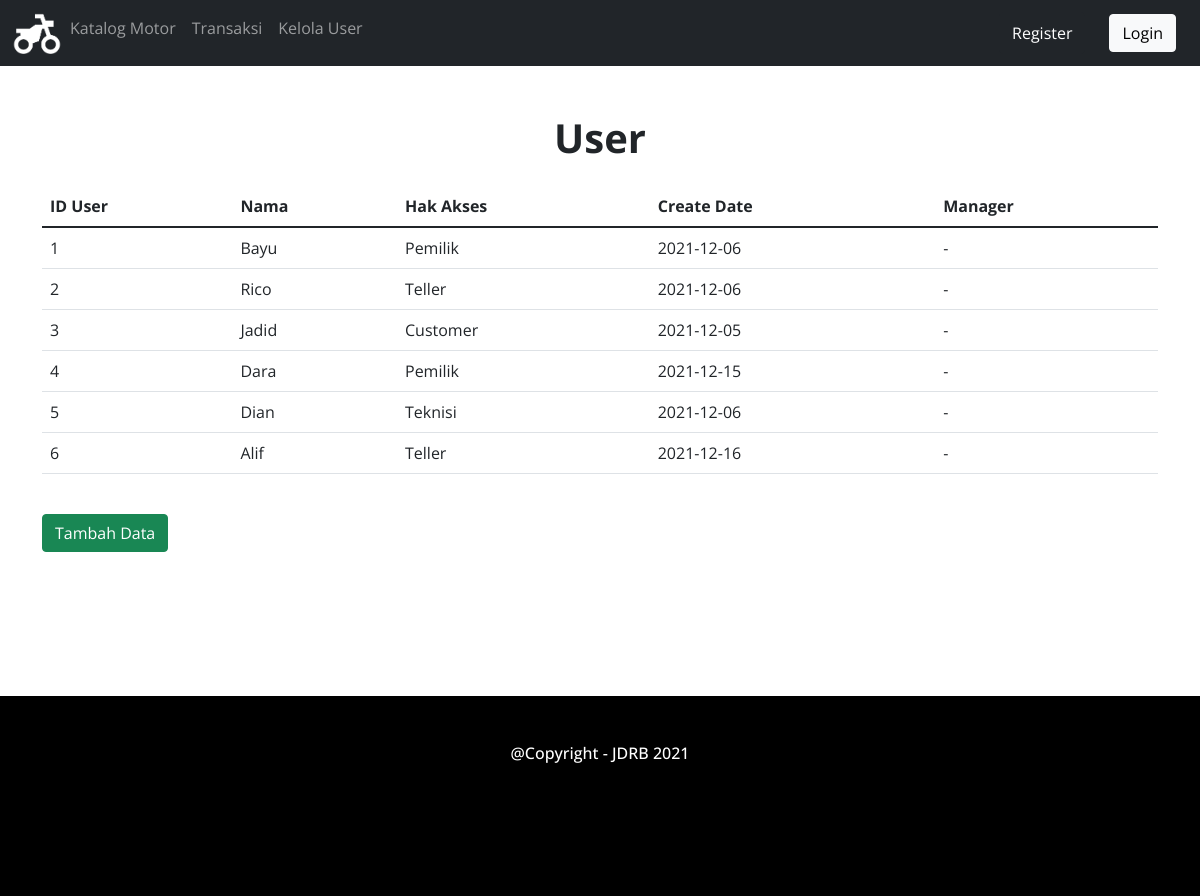
The app's page /home/teller/02_user.php with its own data.
### tables this page shows
CREATE TABLE `user` (
  `IDUser` int(100) NOT NULL,
  `Nama` varchar(20) NOT NULL,
  `Password` varchar(100) NOT NULL,
  `Hak_Akses` varchar(100) NOT NULL,
  `Create_Date` date NOT NULL,
  `Manager` varchar(10) NOT NULL
);

### home/teller/02_user.php (the view, shortened to what this page needs)
<!DOCTYPE html>
<html lang="en">
<head>
<link rel="stylesheet" href="../../bootstrap/css/bootstrap.min.css">
<link rel="stylesheet" href="../../style.css">
</head>
<body>
<nav class="navbar navbar-expand-sm bg-dark navbar-dark">
    <div class="container-fluid">
    <ul class="navbar-nav">
        <li class="nav-item">
            <a href="02_index.php"><img src="../../img/logo.png" class="logo-navbar"><a>
        </li>
        <li class="nav-item">
            <a class="nav-link" href="02_identitas_motor.php">Katalog Motor</a>
        </li>
        <li class="nav-item">
            <a class="nav-link" href="../../transaksi/transaksi.php">Transaksi</a>
        </li>
        <li class="nav-item">
            <a class="nav-link" href="02_user.php">Kelola User</a>
        </li>
    </ul>
    </div>
    <?php if (isset($_SESSION["Nama"])) : ?>
        <p class="h6 text-white mr-5">Halo,<?php echo $_SESSION["Nama"] ?></p>
        <a href="../../logout.php" class="btn btn-light buttonnavbar">Logout</a>
    <?php else : ?>
        <a href="../../register.php" class="navbar btn btn-dark" >Register</a>
        <a href="../../login.php" class="btn btn-light buttonnavbar">Login</a>
    <?php endif; ?>
</nav>
<div class="header">
    <h1 class="mt-5">User</h1>
</div>
<div class="container">
	<div class="mt-4">
		<div class="table-responsive">
			<table class="table">
				<thead>
					<tr>
						<th>ID User</th>
						<th>Nama</th>
						<th>Hak Akses</th>
						<th>Create Date</th>
						<th>Manager</th>
					</tr>
				</thead>
				<tbody>
                <?php
                    include '../../koneksi.php';
                    $data=mysqli_query($koneksi,"SELECT * FROM user") or die(mysqli_error($koneksi));
                    foreach($data as $pengguna){?>
					<tr>
						<td><?php echo $pengguna['IDUser'];?></td>
						<td><?php echo $pengguna['Nama'];?></td>
						<td><?php echo $pengguna['Hak_Akses'];?></td>
						<td><?php echo $pengguna['Create_Date'];?></td>
						<td><?php echo $pengguna['Manager'];?></td>
					</tr>
                <?php }
                ?>
				</tbody>
            </table>
        </div>
    </div>
    <a class="btn btn-success my-4" href="02_register.php" >Tambah Data</a>
</div>
<footer>
    <h6 class="text-center p-5"> @Copyright - JDRB 2021</h6>
</footer>
</body>
</html>

### style.css (style rules this page uses)
body { font-family: "Open Sans"; width: 100%; height: 100%; }
h1 { font-weight: bold; text-align: center; }
footer { width: 100%; height: 200px; margin-top: 10%; background-color: black; }
h6 { color: white; }
.logo-navbar { width:50px; height:50px; }
.buttonnavbar { margin-left: 2%; float: right; margin-right: 2%; }

### records on screen
user: IDUser "1", Nama "Bayu", Hak_Akses "Pemilik", Create_Date "2021-12-06", Manager "-"
user: IDUser "2", Nama "Rico", Hak_Akses "Teller", Create_Date "2021-12-06", Manager "-"
user: IDUser "3", Nama "Jadid", Hak_Akses "Customer", Create_Date "2021-12-05", Manager "-"
user: IDUser "4", Nama "Dara", Hak_Akses "Pemilik", Create_Date "2021-12-15", Manager "-"
user: IDUser "5", Nama "Dian", Hak_Akses "Teknisi", Create_Date "2021-12-06", Manager "-"
user: IDUser "6", Nama "Alif", Hak_Akses "Teller", Create_Date "2021-12-16", Manager "-"
